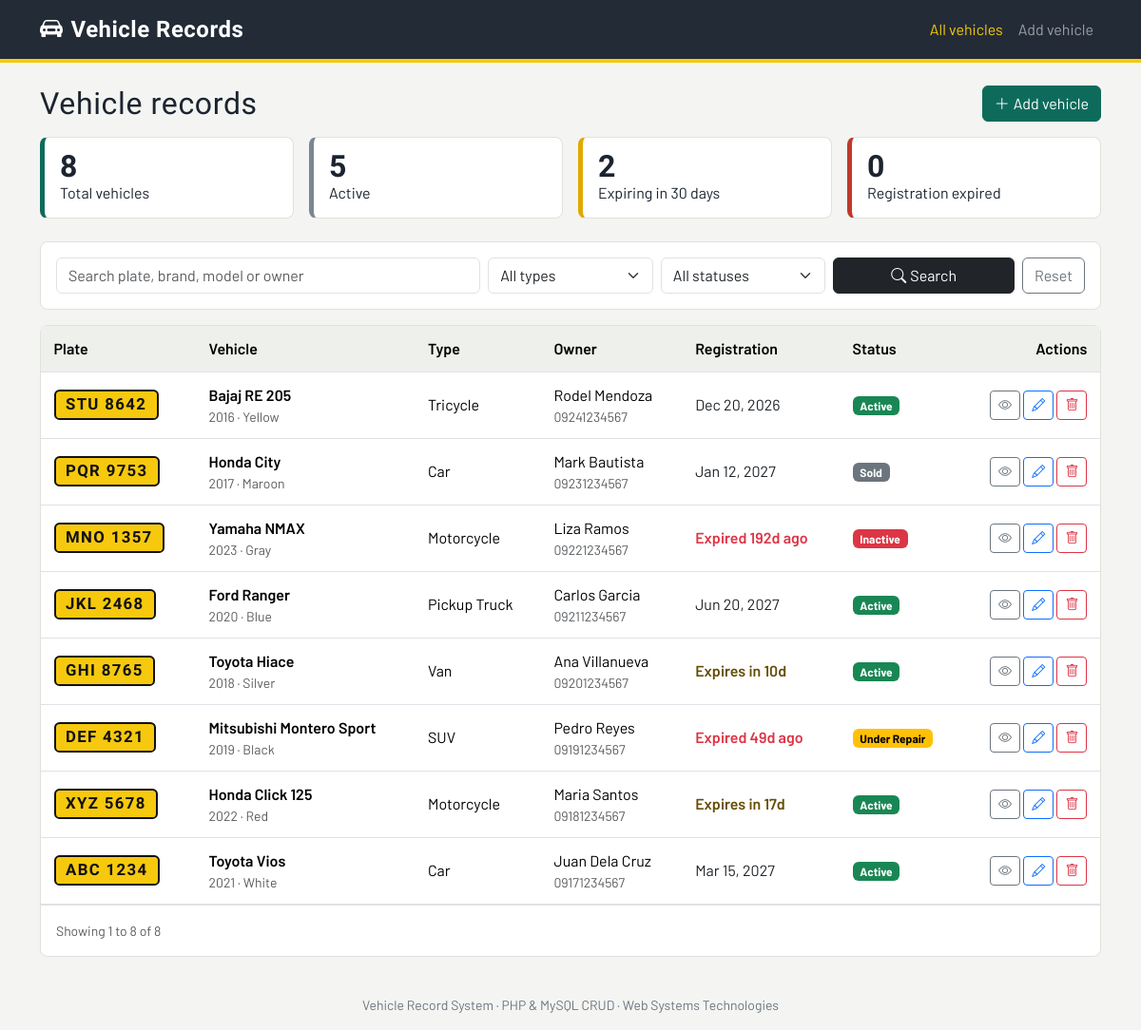
The page / on the database its author committed.
### tables this page shows
CREATE TABLE vehicles (
    vehicle_id          INT UNSIGNED NOT NULL AUTO_INCREMENT,
    plate_number        VARCHAR(15)  NOT NULL,
    type_id             INT UNSIGNED NOT NULL,
    brand               VARCHAR(50)  NOT NULL,
    model               VARCHAR(50)  NOT NULL,
    year_model          SMALLINT UNSIGNED NOT NULL,
    color               VARCHAR(30)  NOT NULL,
    owner_name          VARCHAR(100) NOT NULL,
    contact_number      VARCHAR(20)  NOT NULL,
    registration_expiry DATE         NOT NULL,
    status              ENUM('Active','Inactive','Under Repair','Sold') NOT NULL DEFAULT 'Active',
    remarks             TEXT NULL,
    created_at          TIMESTAMP NOT NULL DEFAULT CURRENT_TIMESTAMP,
    updated_at          TIMESTAMP NOT NULL DEFAULT CURRENT_TIMESTAMP ON UPDATE CURRENT_TIMESTAMP,
    PRIMARY KEY (vehicle_id),
    UNIQUE KEY uq_plate (plate_number),
    KEY idx_status (status),
    CONSTRAINT fk_vehicle_type FOREIGN KEY (type_id)
        REFERENCES vehicle_types (type_id)
        ON UPDATE CASCADE ON DELETE RESTRICT
);

CREATE TABLE vehicle_types (
    type_id   INT UNSIGNED NOT NULL AUTO_INCREMENT,
    type_name VARCHAR(50)  NOT NULL,
    PRIMARY KEY (type_id),
    UNIQUE KEY uq_type_name (type_name)
);

### functions.php (called while the page is built, shortened)
<?php
function e($value): string
{
    return htmlspecialchars((string)$value, ENT_QUOTES, 'UTF-8');
}
function run_query(mysqli $conn, string $sql, string $types = '', array $params = []): mysqli_stmt
{
    $stmt = $conn->prepare($sql);
    if ($types !== '') {
        $stmt->bind_param($types, ...$params);
    }
    $stmt->execute();
    return $stmt;
}
function status_class(string $status): string
{
    switch ($status) {
        case 'Active':       return 'text-bg-success';
        case 'Under Repair': return 'text-bg-warning';
        case 'Sold':         return 'text-bg-secondary';
        default:             return 'text-bg-danger';
    }
}
function expiry_state(string $date): array
{
    $today = new DateTime('today');
    $exp   = new DateTime($date);
    $days  = (int)$today->diff($exp)->format('%r%a');
    if ($days < 0)   return ['label' => 'Expired ' . abs($days) . 'd ago', 'class' => 'text-danger fw-semibold'];
    if ($days <= 30) return ['label' => "Expires in {$days}d",             'class' => 'text-warning-emphasis fw-semibold'];
    return ['label' => date('M d, Y', strtotime($date)), 'class' => 'text-body'];
}

### index.php (the view, shortened to what this page needs)
<?php
require_once 'db_connect.php';
require_once 'includes/functions.php';
$perPage   = 8;
$q      = trim($_GET['q'] ?? '');
$page   = max(1, (int)($_GET['page'] ?? 1));
$where  = [];
$params = [];
$bind   = '';
$whereSql = $where ? 'WHERE ' . implode(' AND ', $where) : '';
$stats = $conn->query(
    "SELECT COUNT(*) AS total,
            SUM(status = 'Active') AS active,
            SUM(status = 'Active' AND registration_expiry >= CURDATE() AND registration_expiry <= DATE_ADD(CURDATE(), INTERVAL 30 DAY)) AS expiring,
            SUM(status = 'Active' AND registration_expiry < CURDATE()) AS expired
     FROM vehicles"
)->fetch_assoc();
$total = (int)run_query($conn, "SELECT COUNT(*) FROM vehicles v $whereSql", $bind, $params)
            ->get_result()->fetch_row()[0];
$pages = max(1, (int)ceil($total / $perPage));
$page  = min($page, $pages);
$offset = ($page - 1) * $perPage;
$sql = "SELECT v.*, t.type_name
        FROM vehicles v
        JOIN vehicle_types t ON t.type_id = v.type_id
        $whereSql
        ORDER BY v.vehicle_id DESC
        LIMIT ? OFFSET ?";
$rows = run_query($conn, $sql, $bind . 'ii', array_merge($params, [$perPage, $offset]))
            ->get_result()->fetch_all(MYSQLI_ASSOC);
include 'includes/header.php';
?>
<div class="d-flex flex-wrap justify-content-between align-items-center gap-2 mb-3">
    <h1 class="h2 mb-0">Vehicle records</h1>
    <a href="create.php" class="btn btn-brand"><i class="bi bi-plus-lg me-1"></i>Add vehicle</a>
</div>
<div class="row g-3 mb-4">
    <div class="col-6 col-lg-3"><div class="stat"><div class="num"><?= (int)$stats['total'] ?></div>Total vehicles</div></div>
    <div class="col-6 col-lg-3"><div class="stat gray"><div class="num"><?= (int)$stats['active'] ?></div>Active</div></div>
    <div class="col-6 col-lg-3"><div class="stat warn"><div class="num"><?= (int)$stats['expiring'] ?></div>Expiring in 30 days</div></div>
    <div class="col-6 col-lg-3"><div class="stat bad"><div class="num"><?= (int)$stats['expired'] ?></div>Registration expired</div></div>
</div>
<form class="panel p-3 mb-3" method="get">
    <div class="row g-2">
        <div class="col-md-5">
            <input type="search" name="q" class="form-control" placeholder="Search plate, brand, model or owner" value="<?= e($q) ?>" aria-label="Search">
        </div>
        <div class="col-6 col-md-2">
            <select name="type" class="form-select" aria-label="Filter by type">
                <option value="0">All types</option>
            </select>
        </div>
        <div class="col-6 col-md-2">
            <select name="status" class="form-select" aria-label="Filter by status">
                <option value="">All statuses</option>
            </select>
        </div>
        <div class="col-md-3 d-flex gap-2">
            <button class="btn btn-dark flex-fill" type="submit"><i class="bi bi-search me-1"></i>Search</button>
            <a href="index.php" class="btn btn-outline-secondary">Reset</a>
        </div>
    </div>
</form>
<div class="panel">
    <div class="table-responsive">
        <table class="table table-hover mb-0">
            <thead>
                <tr>
                    <th>Plate</th>
                    <th>Vehicle</th>
                    <th>Type</th>
                    <th>Owner</th>
                    <th>Registration</th>
                    <th>Status</th>
                    <th class="text-end">Actions</th>
                </tr>
            </thead>
            <tbody>
            <?php foreach ($rows as $r): $exp = expiry_state($r['registration_expiry']); ?>
                <tr>
                    <td><span class="plate"><?= e($r['plate_number']) ?></span></td>
                    <td>
                        <div class="fw-semibold"><?= e($r['brand'] . ' ' . $r['model']) ?></div>
                        <div class="small text-body-secondary"><?= e($r['year_model']) ?> &middot; <?= e($r['color']) ?></div>
                    </td>
                    <td><?= e($r['type_name']) ?></td>
                    <td>
                        <div><?= e($r['owner_name']) ?></div>
                        <div class="small text-body-secondary"><?= e($r['contact_number']) ?></div>
                    </td>
                    <td class="<?= e($exp['class']) ?>"><?= e($exp['label']) ?></td>
                    <td><span class="badge <?= status_class($r['status']) ?>"><?= e($r['status']) ?></span></td>
                    <td class="text-end text-nowrap">
                        <a href="view.php?id=<?= (int)$r['vehicle_id'] ?>" class="btn btn-sm btn-outline-secondary" title="View"><i class="bi bi-eye"></i></a>
                        <a href="edit.php?id=<?= (int)$r['vehicle_id'] ?>" class="btn btn-sm btn-outline-primary" title="Edit"><i class="bi bi-pencil"></i></a>
                        <button type="button" class="btn btn-sm btn-outline-danger btn-delete" title="Delete"
                                data-id="<?= (int)$r['vehicle_id'] ?>" data-plate="<?= e($r['plate_number']) ?>"
                                data-bs-toggle="modal" data-bs-target="#deleteModal"><i class="bi bi-trash"></i></button>
                    </td>
                </tr>
            <?php endforeach; ?>
            </tbody>
        </table>
    </div>
    <div class="d-flex flex-wrap justify-content-between align-items-center p-3 border-top gap-2">
        <span class="small text-body-secondary">
            <?= $total ? 'Showing ' . ($offset + 1) . ' to ' . min($offset + $perPage, $total) . " of $total" : 'No results' ?>
        </span>
    </div>
</div>
<?php include 'includes/footer.php'; ?>

### header.php (shortened to what this page needs)
<?php
require_once __DIR__ . '/functions.php';
$current   = basename($_SERVER['PHP_SELF']);
?>
<!DOCTYPE html>
<html lang="en">
<head>
    <link href="https://cdn.jsdelivr.net/npm/bootstrap@5.3.3/dist/css/bootstrap.min.css" rel="stylesheet">
    <link href="https://cdn.jsdelivr.net/npm/bootstrap-icons@1.11.3/font/bootstrap-icons.min.css" rel="stylesheet">
    <link href="assets/css/style.css" rel="stylesheet">
</head>
<body>
<nav class="navbar navbar-expand-md navbar-dark app-nav">
    <div class="container">
        <a class="navbar-brand" href="index.php"><i class="bi bi-car-front-fill me-2"></i>Vehicle Records</a>
        <div class="collapse navbar-collapse" id="nav">
            <ul class="navbar-nav ms-auto">
                <li class="nav-item"><a class="nav-link <?= $current === 'index.php' ? 'active' : '' ?>" href="index.php">All vehicles</a></li>
                <li class="nav-item"><a class="nav-link <?= $current === 'create.php' ? 'active' : '' ?>" href="create.php">Add vehicle</a></li>
            </ul>
        </div>
    </div>
</nav>
<main class="container py-4">

### footer.php (shortened to what this page needs)
</main>
<footer class="app-footer text-center py-3 small">
    Vehicle Record System &middot; PHP &amp; MySQL CRUD &middot; Web Systems Technologies
</footer>
</body>
</html>

### style.css (style rules this page uses)
:root { --ink: #1c2430; --asphalt: #232b36; --plate-yellow: #f6c90e; --brand: #0e6b5c; --brand-dark: #0a5247; --paper: #f4f5f2; }
body { font-family: 'Barlow', system-ui, sans-serif; background: var(--paper); color: var(--ink); }
h1, h2, h3, .navbar-brand { font-family: 'Barlow Condensed', 'Barlow', sans-serif; letter-spacing: .02em; }
.app-nav { background: var(--asphalt); border-bottom: 4px solid var(--plate-yellow); }
.app-nav .navbar-brand { font-size: 1.5rem; font-weight: 700; }
.app-nav .nav-link.active { color: var(--plate-yellow); }
.app-footer { color: #6b7480; }
.btn-brand { background: var(--brand); border-color: var(--brand); color: #fff; }
.plate { display: inline-block; font-family: 'Barlow Condensed', sans-serif; font-weight: 700; font-size: 1.05rem; letter-spacing: .08em; padding: .1rem .65rem; background: var(--plate-yellow); color: #111; border: 2px solid #111; border-radius: .35rem; white-space: nowrap; }
.stat { background: #fff; border: 1px solid #dfe2dc; border-left: 5px solid var(--brand); border-radius: .5rem; padding: .85rem 1rem; }
.stat .num { font-family: 'Barlow Condensed', sans-serif; font-size: 2rem; font-weight: 700; line-height: 1; }
.stat.warn { border-left-color: #e0a800; }
.stat.bad { border-left-color: #c0392b; }
.stat.gray { border-left-color: #7b8590; }
.panel { background: #fff; border: 1px solid #dfe2dc; border-radius: .5rem; }
.table > :not(caption) > * > * { padding: .75rem .85rem; vertical-align: middle; }
.table thead th { background: #eef0ec; font-weight: 600; white-space: nowrap; }

### rows shown on the page
vehicles: plate_number "STU 8642", brand+model "Bajaj RE 205", year_model "2016", color "Yellow", type.type_name "Tricycle", owner_name "Rodel Mendoza", contact_number "09241234567", registration_expiry "Dec 20, 2026", status "Active"
vehicles: plate_number "PQR 9753", brand+model "Honda City", year_model "2017", color "Maroon", type.type_name "Car", owner_name "Mark Bautista", contact_number "09231234567", registration_expiry "Jan 12, 2027", status "Sold"
vehicles: plate_number "MNO 1357", brand+model "Yamaha NMAX", year_model "2023", color "Gray", type.type_name "Motorcycle", owner_name "Liza Ramos", contact_number "09221234567", registration_expiry "Expired 192d ago", status "Inactive"
vehicles: plate_number "JKL 2468", brand+model "Ford Ranger", year_model "2020", color "Blue", type.type_name "Pickup Truck", owner_name "Carlos Garcia", contact_number "09211234567", registration_expiry "Jun 20, 2027", status "Active"
vehicles: plate_number "GHI 8765", brand+model "Toyota Hiace", year_model "2018", color "Silver", type.type_name "Van", owner_name "Ana Villanueva", contact_number "09201234567", registration_expiry "Expires in 10d", status "Active"
vehicles: plate_number "DEF 4321", brand+model "Mitsubishi Montero Sport", year_model "2019", color "Black", type.type_name "SUV", owner_name "Pedro Reyes", contact_number "09191234567", registration_expiry "Expired 49d ago", status "Under Repair"
vehicles: plate_number "XYZ 5678", brand+model "Honda Click 125", year_model "2022", color "Red", type.type_name "Motorcycle", owner_name "Maria Santos", contact_number "09181234567", registration_expiry "Expires in 17d", status "Active"
vehicles: plate_number "ABC 1234", brand+model "Toyota Vios", year_model "2021", color "White", type.type_name "Car", owner_name "Juan Dela Cruz", contact_number "09171234567", registration_expiry "Mar 15, 2027", status "Active"

### other values the page prints
$stats['total'] "8"
$stats['active'] "5"
$stats['expiring'] "2"
$stats['expired'] "0"
$offset + 1 "1"
min($offset + $perPage, $total) "8"
$total "8"
